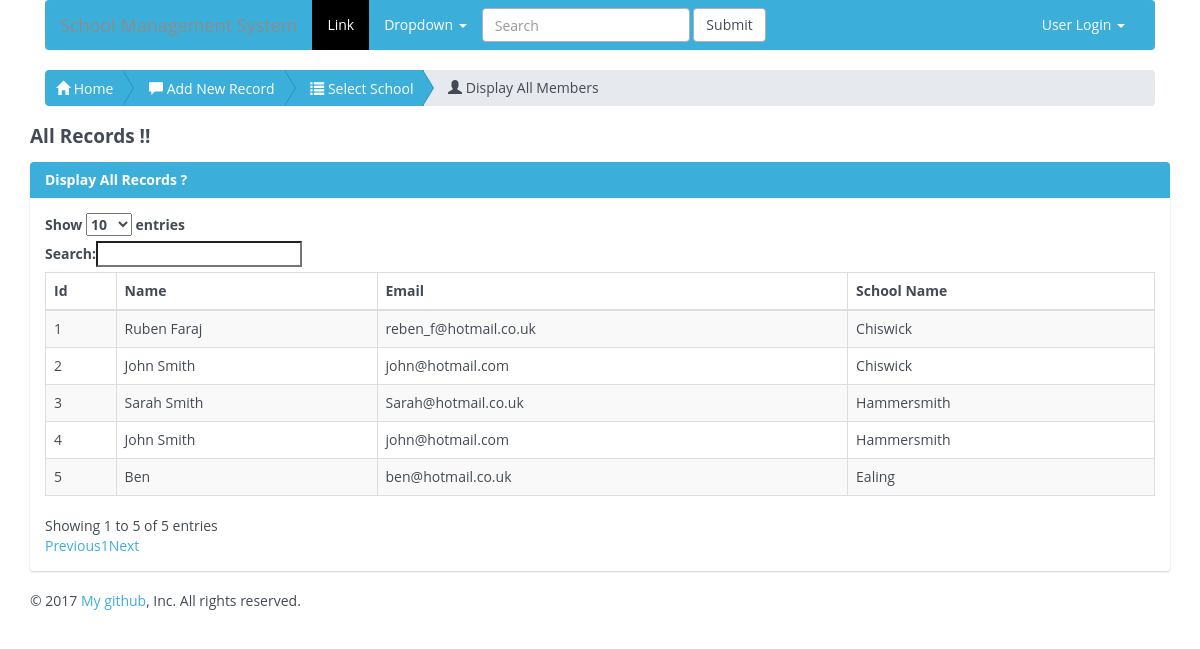
The app's page /read.php with its own data.
### tables this page shows
CREATE TABLE IF NOT EXISTS `school_` (
  `id` int(11) NOT NULL AUTO_INCREMENT,
  `name` varchar(128) NOT NULL,
  `email` varchar(128) NOT NULL,
  `school_name` varchar(128) NOT NULL,
  `created` datetime NOT NULL,
  `modified` timestamp NOT NULL DEFAULT CURRENT_TIMESTAMP ON UPDATE CURRENT_TIMESTAMP,
  PRIMARY KEY (`id`)
);

### lib/readMe.php (the view, shortened to what this page needs)
<?php
    include 'config/db_connector.php';
   $query = "SELECT id, name, email, school_name FROM school_ ORDER BY id DESC";
   $stmt = $con->prepare($query);
   $stmt->execute();
   $num = $stmt->rowCount();
   if($num>0){
  echo "<table id='example' class='table table-striped table-bordered' cellspacing='0' width='100%''>";
       echo"<thead>";
           echo "<tr>";
               echo "<th>Id</th>";
               echo "<th>Name</th>";
               echo "<th>Email</th>";
               echo "<th>School Name</th>";
          echo "</tr>";
      echo"</thead>";
           while ($row = $stmt->fetch(PDO::FETCH_ASSOC)){
               extract($row);
                echo "<tbody";
               echo "<tr>";
                   echo "<td>{$id}</td>";
                   echo "<td>{$name}</td>";
                   echo "<td>{$email}</td>";
                   echo "<td>{$school_name}</td>";
           }
   }
   else{
       echo "<div class='alert alert-danger'>No records found.</div>";
   }
   ?>

### read.php (shortened to what this page needs)
<!DOCTYPE html>
<html>
   <head>
      <link rel="stylesheet" href="css/site.min.css">
      <link rel="stylesheet" href="https://cdn.datatables.net/1.10.15/css/dataTables.bootstrap.min.css">
      <link rel="stylesheet" href="css/custom.css">
   </head>
   <body >
      <div class="container">
         <div class="col-md-12">
             <?php include("navbar.php");?>
            <ol class="breadcrumb breadcrumb-arrow">
               <li><a href="index.php"><i class="glyphicon glyphicon-home"></i> Home</a></li>
               <li><a href="addNew.php"><i class="glyphicon glyphicon-comment"></i> Add New Record</a></li>
               <li><a href="select.php"><i class="glyphicon glyphicon-list"></i> Select School</a></li>
               <li><span><i class="glyphicon glyphicon-user"></i> Display All Members</span></li>
            </ol>
         </div>
         <h4 class="example-title">All Records !!</h4>
         <div class="row">
            <div class="col-md-12">
               <div class="panel panel-primary">
                  <div class="panel-heading">
                     <h2 class="panel-title"><strong>Display All Records ?</strong></h2>
                  </div>
                  <div class="panel-body">
                     <?php
                         include 'config/db_connector.php';
                        include 'lib/readMe.php';
                        ?>
                      </table>
                  </div>
               </div>
            </div>
         </div>
         <div class="copyright clearfix">
            <p>&copy; 2017 <a href="https://github.com/rob88/School-Management-System" target="_blank">My github</a>,  Inc. All rights reserved.</p>
         </div>
      </div>
   </body>
</html>

### navbar.php (shortened to what this page needs)
<nav class="navbar navbar-inverse ">
  <div class="container-fluid">
    <div class="navbar-header">
      <a class="navbar-brand" href="#">School Management System</a>
    </div>
    <div class="collapse navbar-collapse" id="bs-example-navbar-collapse-1">
      <ul class="nav navbar-nav">
        <li class="active"><a href="#">Link <span class="sr-only">(current)</span></a></li>
        <li class="dropdown">
          <a href="#" class="dropdown-toggle" data-toggle="dropdown" role="button" aria-haspopup="true" aria-expanded="false">Dropdown <span class="caret"></span></a>
        </li>
      </ul>
      <form class="navbar-form navbar-left">
        <div class="form-group">
          <input type="text" class="form-control" placeholder="Search">
        </div>
        <button type="submit" class="btn btn-default">Submit</button>
      </form>
      <ul class="nav navbar-nav navbar-right">
        <li class="dropdown">
          <a href="#" class="dropdown-toggle" data-toggle="dropdown" role="button" aria-haspopup="true" aria-expanded="false">User Login <span class="caret"></span></a>
        </li>
      </ul>
    </div>
  </div>
</nav>

### css/custom.css (style rules this page uses)
.navbar-inverse { background-color:#3BAFDA; color:white; border: 0; }
.navbar-inverse .navbar-nav > li > a { color:#fff; }

### records on screen
school_: id "5", name "Ben", email "ben@hotmail.co.uk", school_name "Ealing"
school_: id "4", name "John Smith", email "john@hotmail.com", school_name "Hammersmith"
school_: id "3", name "Sarah Smith", email "Sarah@hotmail.co.uk", school_name "Hammersmith"
school_: id "2", name "John Smith", email "john@hotmail.com", school_name "Chiswick"
school_: id "1", name "Ruben Faraj", email "reben_f@hotmail.co.uk", school_name "Chiswick"
